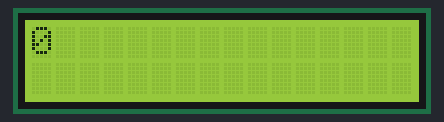
A sketch run on a simulated Arduino Uno, built with avr-gcc and run on an emulated ATmega328P. Parts: 16×2 character LCD. What the sketch prints to the serial monitor is not drawn.

Above: at 0.1 s.
At 4.1 s:
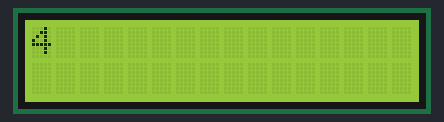
At 9.2 s:
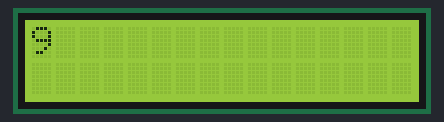
At 19.2 s:
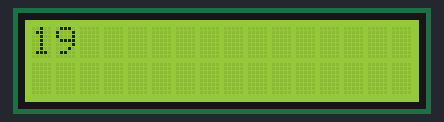
At 28.3 s:
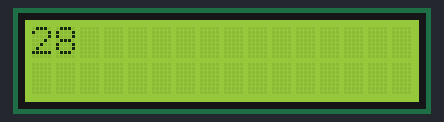
At 38.3 s:
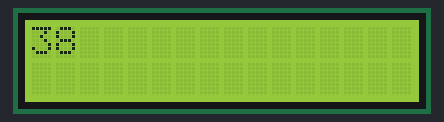

The sketch:

serialClockTest.ino
```cpp
#include <Wire.h>
#include <LiquidCrystal_I2C.h>
//volatile word steps;
// Set the LCD address to 0x27 for a 16 chars and 2 line display
LiquidCrystal_I2C lcd(0x27, 16, 2);
//int lastSteps = 0;
//unsigned long lastTime;
//unsigned long speedTimes[5];
//int index = 0;

void setup()
{

  Serial.begin(9600);
  lcd.begin();
  //pinMode(2, INPUT_PULLUP);
  //attachInterrupt(0, onStep, FALLING);
}

void loop()
{
  lcd.clear();
  //Serial.println(steps);
  /*lcd.print("Obrotow :");
  lcd.print(steps);
  lcd.setCursor(0,1);
  lcd.print("last:");
  lcd.print(speedTimes[0]);
  lastSteps = steps;
  */
  Serial.println(millis()/1000);
  lcd.print(millis()/1000);
  delay(1000);

}
/*
void onStep()
{
  //static unsigned long lastTime;
  unsigned long timeNow = millis();
  if (timeNow - lastTime < 100)
    return;
    Serial.print("Time now:");
    Serial.println(timeNow);
    speedTimes[0] = timeNow - lastTime;
    steps++;
    lastTime = timeNow;
}
*/
```

Measured:
- what the display in image 1 shows lasts 1.0 s, from 4.1 s to 5.1 s
